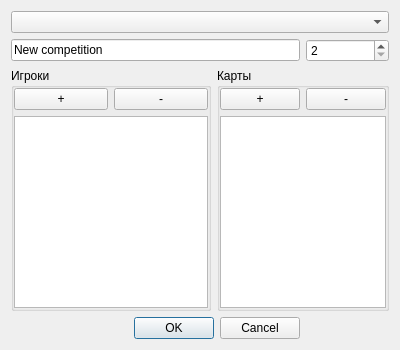
<?xml version="1.0" encoding="UTF-8"?>
<ui version="4.0">
 <class>competitiondialog</class>
 <widget class="QDialog" name="competitiondialog">
  <property name="geometry">
   <rect>
    <x>0</x>
    <y>0</y>
    <width>400</width>
    <height>273</height>
   </rect>
  </property>
  <property name="windowTitle">
   <string>Dialog</string>
  </property>
  <layout class="QGridLayout" name="gridLayout_3">
   <item row="1" column="0" colspan="2">
    <widget class="QLineEdit" name="leName">
     <property name="text">
      <string>New competition</string>
     </property>
    </widget>
   </item>
   <item row="2" column="0">
    <widget class="QGroupBox" name="gbPlayers">
     <property name="sizePolicy">
      <sizepolicy hsizetype="Preferred" vsizetype="MinimumExpanding">
       <horstretch>0</horstretch>
       <verstretch>0</verstretch>
      </sizepolicy>
     </property>
     <property name="title">
      <string>Игроки</string>
     </property>
     <layout class="QGridLayout" name="gridLayout">
      <property name="margin">
       <number>0</number>
      </property>
      <item row="1" column="0">
       <widget class="QPushButton" name="pbAddPlayer">
        <property name="text">
         <string>+</string>
        </property>
       </widget>
      </item>
      <item row="1" column="1">
       <widget class="QPushButton" name="pbRemPlayer">
        <property name="text">
         <string>-</string>
        </property>
       </widget>
      </item>
      <item row="2" column="0" colspan="2">
       <widget class="QListWidget" name="lwPlayers">
        <property name="dragDropMode">
         <enum>QAbstractItemView::InternalMove</enum>
        </property>
        <property name="selectionMode">
         <enum>QAbstractItemView::MultiSelection</enum>
        </property>
       </widget>
      </item>
     </layout>
    </widget>
   </item>
   <item row="2" column="1" colspan="2">
    <widget class="QGroupBox" name="gbMaps">
     <property name="sizePolicy">
      <sizepolicy hsizetype="Preferred" vsizetype="MinimumExpanding">
       <horstretch>0</horstretch>
       <verstretch>0</verstretch>
      </sizepolicy>
     </property>
     <property name="title">
      <string>Карты</string>
     </property>
     <layout class="QGridLayout" name="gridLayout_2">
      <property name="margin">
       <number>0</number>
      </property>
      <item row="1" column="0">
       <widget class="QPushButton" name="pbAddMap">
        <property name="text">
         <string>+</string>
        </property>
       </widget>
      </item>
      <item row="1" column="1">
       <widget class="QPushButton" name="pbRemMap">
        <property name="text">
         <string>-</string>
        </property>
       </widget>
      </item>
      <item row="2" column="0" colspan="2">
       <widget class="QListWidget" name="lwMaps">
        <property name="dragDropMode">
         <enum>QAbstractItemView::InternalMove</enum>
        </property>
        <property name="selectionMode">
         <enum>QAbstractItemView::MultiSelection</enum>
        </property>
       </widget>
      </item>
     </layout>
    </widget>
   </item>
   <item row="3" column="0" colspan="2">
    <widget class="QDialogButtonBox" name="buttonBox">
     <property name="orientation">
      <enum>Qt::Horizontal</enum>
     </property>
     <property name="standardButtons">
      <set>QDialogButtonBox::Cancel|QDialogButtonBox::Ok</set>
     </property>
    </widget>
   </item>
   <item row="0" column="0" colspan="3">
    <widget class="QComboBox" name="comboBox"/>
   </item>
   <item row="1" column="2">
    <widget class="QSpinBox" name="spinBox">
     <property name="minimum">
      <number>2</number>
     </property>
    </widget>
   </item>
  </layout>
 </widget>
 <resources/>
 <connections>
  <connection>
   <sender>buttonBox</sender>
   <signal>accepted()</signal>
   <receiver>competitiondialog</receiver>
   <slot>accept()</slot>
   <hints>
    <hint type="sourcelabel">
     <x>248</x>
     <y>254</y>
    </hint>
    <hint type="destinationlabel">
     <x>157</x>
     <y>274</y>
    </hint>
   </hints>
  </connection>
  <connection>
   <sender>buttonBox</sender>
   <signal>rejected()</signal>
   <receiver>competitiondialog</receiver>
   <slot>reject()</slot>
   <hints>
    <hint type="sourcelabel">
     <x>316</x>
     <y>260</y>
    </hint>
    <hint type="destinationlabel">
     <x>286</x>
     <y>274</y>
    </hint>
   </hints>
  </connection>
 </connections>
</ui>
